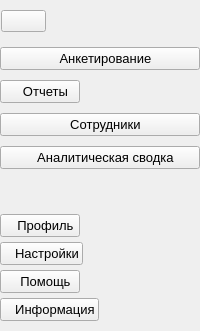
     <widget class="QCustomSlideMenu" name="leftMenu" native="true">
      <property name="styleSheet">
       <string notr="true"/>
      </property>
      <layout class="QVBoxLayout" name="verticalLayout">
       <property name="spacing">
        <number>0</number>
       </property>
       <property name="leftMargin">
        <number>0</number>
       </property>
       <property name="topMargin">
        <number>0</number>
       </property>
       <property name="rightMargin">
        <number>0</number>
       </property>
       <property name="bottomMargin">
        <number>5</number>
       </property>
       <item alignment="Qt::AlignLeft|Qt::AlignTop">
        <widget class="QWidget" name="menu" native="true">
         <property name="minimumSize">
          <size>
           <width>46</width>
           <height>42</height>
          </size>
         </property>
         <layout class="QVBoxLayout" name="verticalLayout_2">
          <property name="spacing">
           <number>0</number>
          </property>
          <property name="leftMargin">
           <number>1</number>
          </property>
          <property name="topMargin">
           <number>5</number>
          </property>
          <property name="rightMargin">
           <number>0</number>
          </property>
          <property name="bottomMargin">
           <number>5</number>
          </property>
          <item>
           <widget class="QPushButton" name="menuBtn">
            <property name="toolTip">
             <string>Меню</string>
            </property>
            <property name="text">
             <string/>
            </property>
            <property name="icon">
             <iconset resource="../Qss/icons/_icons.qrc">
              <normaloff>:/feather/icons/feather/menu.png</normaloff>:/feather/icons/feather/menu.png</iconset>
            </property>
            <property name="iconSize">
             <size>
              <width>24</width>
              <height>24</height>
             </size>
            </property>
            <property name="autoRepeatDelay">
             <number>302</number>
            </property>
            <property name="flat">
             <bool>false</bool>
            </property>
           </widget>
          </item>
         </layout>
        </widget>
       </item>
       <item alignment="Qt::AlignTop">
        <widget class="QWidget" name="topBtnsWiget" native="true">
         <property name="sizePolicy">
          <sizepolicy hsizetype="Preferred" vsizetype="Preferred">
           <horstretch>0</horstretch>
           <verstretch>0</verstretch>
          </sizepolicy>
         </property>
         <property name="minimumSize">
          <size>
           <width>178</width>
           <height>100</height>
          </size>
         </property>
         <layout class="QVBoxLayout" name="verticalLayout_3">
          <property name="spacing">
           <number>10</number>
          </property>
          <property name="leftMargin">
           <number>0</number>
          </property>
          <property name="topMargin">
           <number>5</number>
          </property>
          <property name="rightMargin">
           <number>0</number>
          </property>
          <property name="bottomMargin">
           <number>0</number>
          </property>
          <item>
           <widget class="QPushButton" name="questionsBtn">
            <property name="font">
             <font>
              <pointsize>10</pointsize>
             </font>
            </property>
            <property name="toolTip">
             <string>Анкетирование</string>
            </property>
            <property name="text">
             <string>   Анкетирование</string>
            </property>
            <property name="icon">
             <iconset resource="../Qss/icons/_icons.qrc">
              <normaloff>:/feather/icons/feather/file-plus.png</normaloff>:/feather/icons/feather/file-plus.png</iconset>
            </property>
            <property name="iconSize">
             <size>
              <width>24</width>
              <height>24</height>
             </size>
            </property>
            <property name="flat">
             <bool>false</bool>
            </property>
           </widget>
          </item>
          <item alignment="Qt::AlignLeft">
           <widget class="QPushButton" name="reportsBtn">
            <property name="font">
             <font>
              <pointsize>10</pointsize>
             </font>
            </property>
            <property name="toolTip">
             <string>Отчеты</string>
            </property>
            <property name="text">
             <string>   Отчеты</string>
            </property>
            <property name="icon">
             <iconset resource="../Qss/icons/_icons.qrc">
              <normaloff>:/feather/icons/feather/archive.png</normaloff>:/feather/icons/feather/archive.png</iconset>
            </property>
            <property name="iconSize">
             <size>
              <width>24</width>
              <height>24</height>
             </size>
            </property>
            <property name="autoDefault">
             <bool>false</bool>
            </property>
            <property name="default">
             <bool>false</bool>
            </property>
            <property name="flat">
             <bool>false</bool>
            </property>
           </widget>
          </item>
          <item>
           <widget class="QPushButton" name="workersBtn">
            <property name="font">
             <font>
              <pointsize>10</pointsize>
             </font>
            </property>
            <property name="toolTip">
             <string>Сотрудники</string>
            </property>
            <property name="text">
             <string>   Сотрудники</string>
            </property>
            <property name="icon">
             <iconset resource="../Qss/icons/_icons.qrc">
              <normaloff>:/feather/icons/feather/users.png</normaloff>:/feather/icons/feather/users.png</iconset>
            </property>
            <property name="iconSize">
             <size>
              <width>24</width>
              <height>24</height>
             </size>
            </property>
           </widget>
          </item>
          <item>
           <widget class="QPushButton" name="analysisBtn">
            <property name="font">
             <font>
              <pointsize>10</pointsize>
             </font>
            </property>
            <property name="toolTip">
             <string>Аналитическая сводка</string>
            </property>
            <property name="text">
             <string>   Аналитическая сводка</string>
            </property>
            <property name="icon">
             <iconset resource="../Qss/icons/_icons.qrc">
              <normaloff>:/feather/icons/feather/pie-chart.png</normaloff>:/feather/icons/feather/pie-chart.png</iconset>
            </property>
            <property name="iconSize">
             <size>
              <width>24</width>
              <height>24</height>
             </size>
            </property>
            <property name="flat">
             <bool>false</bool>
            </property>
           </widget>
          </item>
         </layout>
        </widget>
       </item>
       <item>
        <spacer name="verticalSpacer">
         <property name="orientation">
          <enum>Qt::Vertical</enum>
         </property>
         <property name="sizeHint" stdset="0">
          <size>
           <width>20</width>
           <height>40</height>
          </size>
         </property>
        </spacer>
       </item>
       <item alignment="Qt::AlignBottom">
        <widget class="QWidget" name="bottomBtnsWidget" native="true">
         <property name="sizePolicy">
          <sizepolicy hsizetype="Preferred" vsizetype="Preferred">
           <horstretch>0</horstretch>
           <verstretch>0</verstretch>
          </sizepolicy>
         </property>
         <property name="minimumSize">
          <size>
           <width>100</width>
           <height>100</height>
          </size>
         </property>
         <layout class="QVBoxLayout" name="verticalLayout_4">
          <property name="spacing">
           <number>5</number>
          </property>
          <property name="sizeConstraint">
           <enum>QLayout::SetDefaultConstraint</enum>
          </property>
          <property name="leftMargin">
           <number>0</number>
          </property>
          <property name="topMargin">
           <number>5</number>
          </property>
          <property name="rightMargin">
           <number>0</number>
          </property>
          <property name="bottomMargin">
           <number>5</number>
          </property>
          <item alignment="Qt::AlignLeft">
           <widget class="QPushButton" name="prifileBtn">
            <property name="font">
             <font>
              <pointsize>10</pointsize>
             </font>
            </property>
            <property name="toolTip">
             <string>Профиль</string>
            </property>
            <property name="text">
             <string>   Профиль</string>
            </property>
            <property name="icon">
             <iconset resource="../Qss/icons/_icons.qrc">
              <normaloff>:/feather/icons/feather/user.png</normaloff>:/feather/icons/feather/user.png</iconset>
            </property>
            <property name="iconSize">
             <size>
              <width>24</width>
              <height>24</height>
             </size>
            </property>
            <property name="flat">
             <bool>false</bool>
            </property>
           </widget>
          </item>
          <item alignment="Qt::AlignLeft">
           <widget class="QPushButton" name="settingsBtn">
            <property name="font">
             <font>
              <pointsize>10</pointsize>
             </font>
            </property>
            <property name="toolTip">
             <string>Настройки</string>
            </property>
            <property name="text">
             <string>   Настройки</string>
            </property>
            <property name="icon">
             <iconset resource="../Qss/icons/_icons.qrc">
              <normaloff>:/feather/icons/feather/settings.png</normaloff>:/feather/icons/feather/settings.png</iconset>
            </property>
            <property name="iconSize">
             <size>
              <width>24</width>
              <height>24</height>
             </size>
            </property>
            <property name="flat">
             <bool>false</bool>
            </property>
           </widget>
          </item>
          <item alignment="Qt::AlignLeft">
           <widget class="QPushButton" name="helpBtn">
            <property name="font">
             <font>
              <pointsize>10</pointsize>
             </font>
            </property>
            <property name="toolTip">
             <string>Помощь</string>
            </property>
            <property name="text">
             <string>   Помощь</string>
            </property>
            <property name="icon">
             <iconset resource="../Qss/icons/_icons.qrc">
              <normaloff>:/feather/icons/feather/help-circle.png</normaloff>:/feather/icons/feather/help-circle.png</iconset>
            </property>
            <property name="iconSize">
             <size>
              <width>24</width>
              <height>24</height>
             </size>
            </property>
            <property name="flat">
             <bool>false</bool>
            </property>
           </widget>
          </item>
          <item alignment="Qt::AlignLeft">
           <widget class="QPushButton" name="infoBtn">
            <property name="font">
             <font>
              <pointsize>10</pointsize>
             </font>
            </property>
            <property name="toolTip">
             <string>Информация</string>
            </property>
            <property name="text">
             <string>   Информация</string>
            </property>
            <property name="icon">
             <iconset resource="../Qss/icons/_icons.qrc">
              <normaloff>:/feather/icons/feather/info.png</normaloff>:/feather/icons/feather/info.png</iconset>
            </property>
            <property name="iconSize">
             <size>
              <width>24</width>
              <height>24</height>
             </size>
            </property>
            <property name="flat">
             <bool>false</bool>
            </property>
           </widget>
          </item>
         </layout>
        </widget>
       </item>
      </layout>
      <zorder>topBtnsWiget</zorder>
      <zorder>menu</zorder>
      <zorder>bottomBtnsWidget</zorder>
      <zorder>verticalSpacer</zorder>
     </widget>
